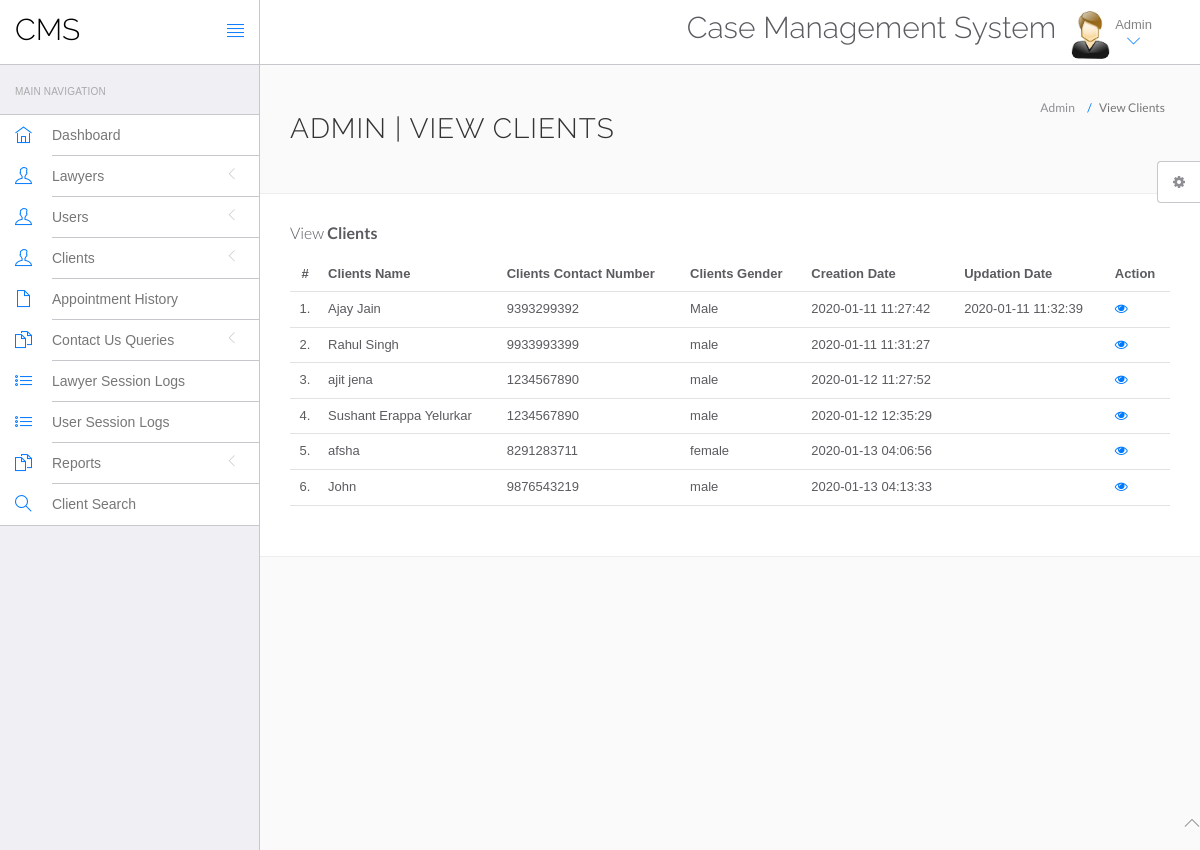
/hms/admin/manage-clients.php (signed in), run on the app's committed database.
### tables this page shows
CREATE TABLE `tblpatient` (
  `ID` int(10) NOT NULL,
  `Docid` int(10) DEFAULT NULL,
  `PatientName` varchar(200) DEFAULT NULL,
  `PatientContno` bigint(10) DEFAULT NULL,
  `PatientEmail` varchar(200) DEFAULT NULL,
  `PatientGender` varchar(50) DEFAULT NULL,
  `PatientAdd` mediumtext DEFAULT NULL,
  `PatientAge` int(10) DEFAULT NULL,
  `PatientMedhis` mediumtext DEFAULT NULL,
  `CreationDate` timestamp NULL DEFAULT current_timestamp(),
  `UpdationDate` timestamp NULL DEFAULT NULL ON UPDATE current_timestamp()
);

### hms/admin/manage-clients.php (the view, shortened to what this page needs)
<?php
include('include/config.php');
?>
<!DOCTYPE html>
<html lang="en">
	<head>
		<link rel="stylesheet" href="vendor/bootstrap/css/bootstrap.min.css">
		<link rel="stylesheet" href="vendor/fontawesome/css/font-awesome.min.css">
		<link rel="stylesheet" href="vendor/themify-icons/themify-icons.min.css">
		<link href="vendor/animate.css/animate.min.css" rel="stylesheet" media="screen">
		<link href="vendor/perfect-scrollbar/perfect-scrollbar.min.css" rel="stylesheet" media="screen">
		<link href="vendor/switchery/switchery.min.css" rel="stylesheet" media="screen">
		<link href="vendor/bootstrap-touchspin/jquery.bootstrap-touchspin.min.css" rel="stylesheet" media="screen">
		<link href="vendor/select2/select2.min.css" rel="stylesheet" media="screen">
		<link href="vendor/bootstrap-datepicker/bootstrap-datepicker3.standalone.min.css" rel="stylesheet" media="screen">
		<link href="vendor/bootstrap-timepicker/bootstrap-timepicker.min.css" rel="stylesheet" media="screen">
		<link rel="stylesheet" href="assets/css/styles.css">
		<link rel="stylesheet" href="assets/css/plugins.css">
		<link rel="stylesheet" href="assets/css/themes/theme-1.css" id="skin_color" />
	</head>
	<body>
		<div id="app">
<?php include('include/sidebar.php');?>
<div class="app-content">
<?php include('include/header.php');?>
<div class="main-content" >
<div class="wrap-content container" id="container">
<section id="page-title">
<div class="row">
<div class="col-sm-8">
<h1 class="mainTitle">Admin | View Clients</h1>
</div>
<ol class="breadcrumb">
<li>
<span>Admin</span>
</li>
<li class="active">
<span>View Clients</span>
</li>
</ol>
</div>
</section>
<div class="container-fluid container-fullw bg-white">
<div class="row">
<div class="col-md-12">
<h5 class="over-title margin-bottom-15">View <span class="text-bold">Clients</span></h5>
<table class="table table-hover" id="sample-table-1">
<thead>
<tr>
<th class="center">#</th>
<th>Clients Name</th>
<th>Clients Contact Number</th>
<th>Clients Gender </th>
<th>Creation Date </th>
<th>Updation Date </th>
<th>Action</th>
</tr>
</thead>
<tbody>
<?php
$sql=mysqli_query($con,"select * from tblpatient");
$cnt=1;
while($row=mysqli_fetch_array($sql))
{
?>
<tr>
<td class="center"><?php echo $cnt;?>.</td>
<td class="hidden-xs"><?php echo $row['PatientName'];?></td>
<td><?php echo $row['PatientContno'];?></td>
<td><?php echo $row['PatientGender'];?></td>
<td><?php echo $row['CreationDate'];?></td>
<td><?php echo $row['UpdationDate'];?>
</td>
<td>
<a href="view-clients.php?viewid=<?php echo $row['ID'];?>"><i class="fa fa-eye"></i></a>
</td>
</tr>
<?php
$cnt=$cnt+1;
 }?></tbody>
</table>
</div>
</div>
</div>
</div>
</div>
</div>
</div>
	<?php include('include/footer.php');?>
	<?php include('include/setting.php');?>
	</body>
</html>

### hms/admin/assets/css/themes/theme-1.css (style rules this page uses)
body { background: #FAFAFA; }

### data on the page
tblpatient: PatientName "Ajay Jain", PatientContno "9393299392", PatientGender "Male", CreationDate "2020-01-11 11:27:42", UpdationDate "2020-01-11 11:32:39"
tblpatient: PatientName "Rahul Singh", PatientContno "9933993399", PatientGender "male", CreationDate "2020-01-11 11:31:27"
tblpatient: PatientName "ajit jena", PatientContno "1234567890", PatientGender "male", CreationDate "2020-01-12 11:27:52"
tblpatient: PatientName "Sushant Erappa Yelurkar", PatientContno "1234567890", PatientGender "male", CreationDate "2020-01-12 12:35:29"
tblpatient: PatientName "afsha", PatientContno "8291283711", PatientGender "female", CreationDate "2020-01-13 04:06:56"
tblpatient: PatientName "John", PatientContno "9876543219", PatientGender "male", CreationDate "2020-01-13 04:13:33"
